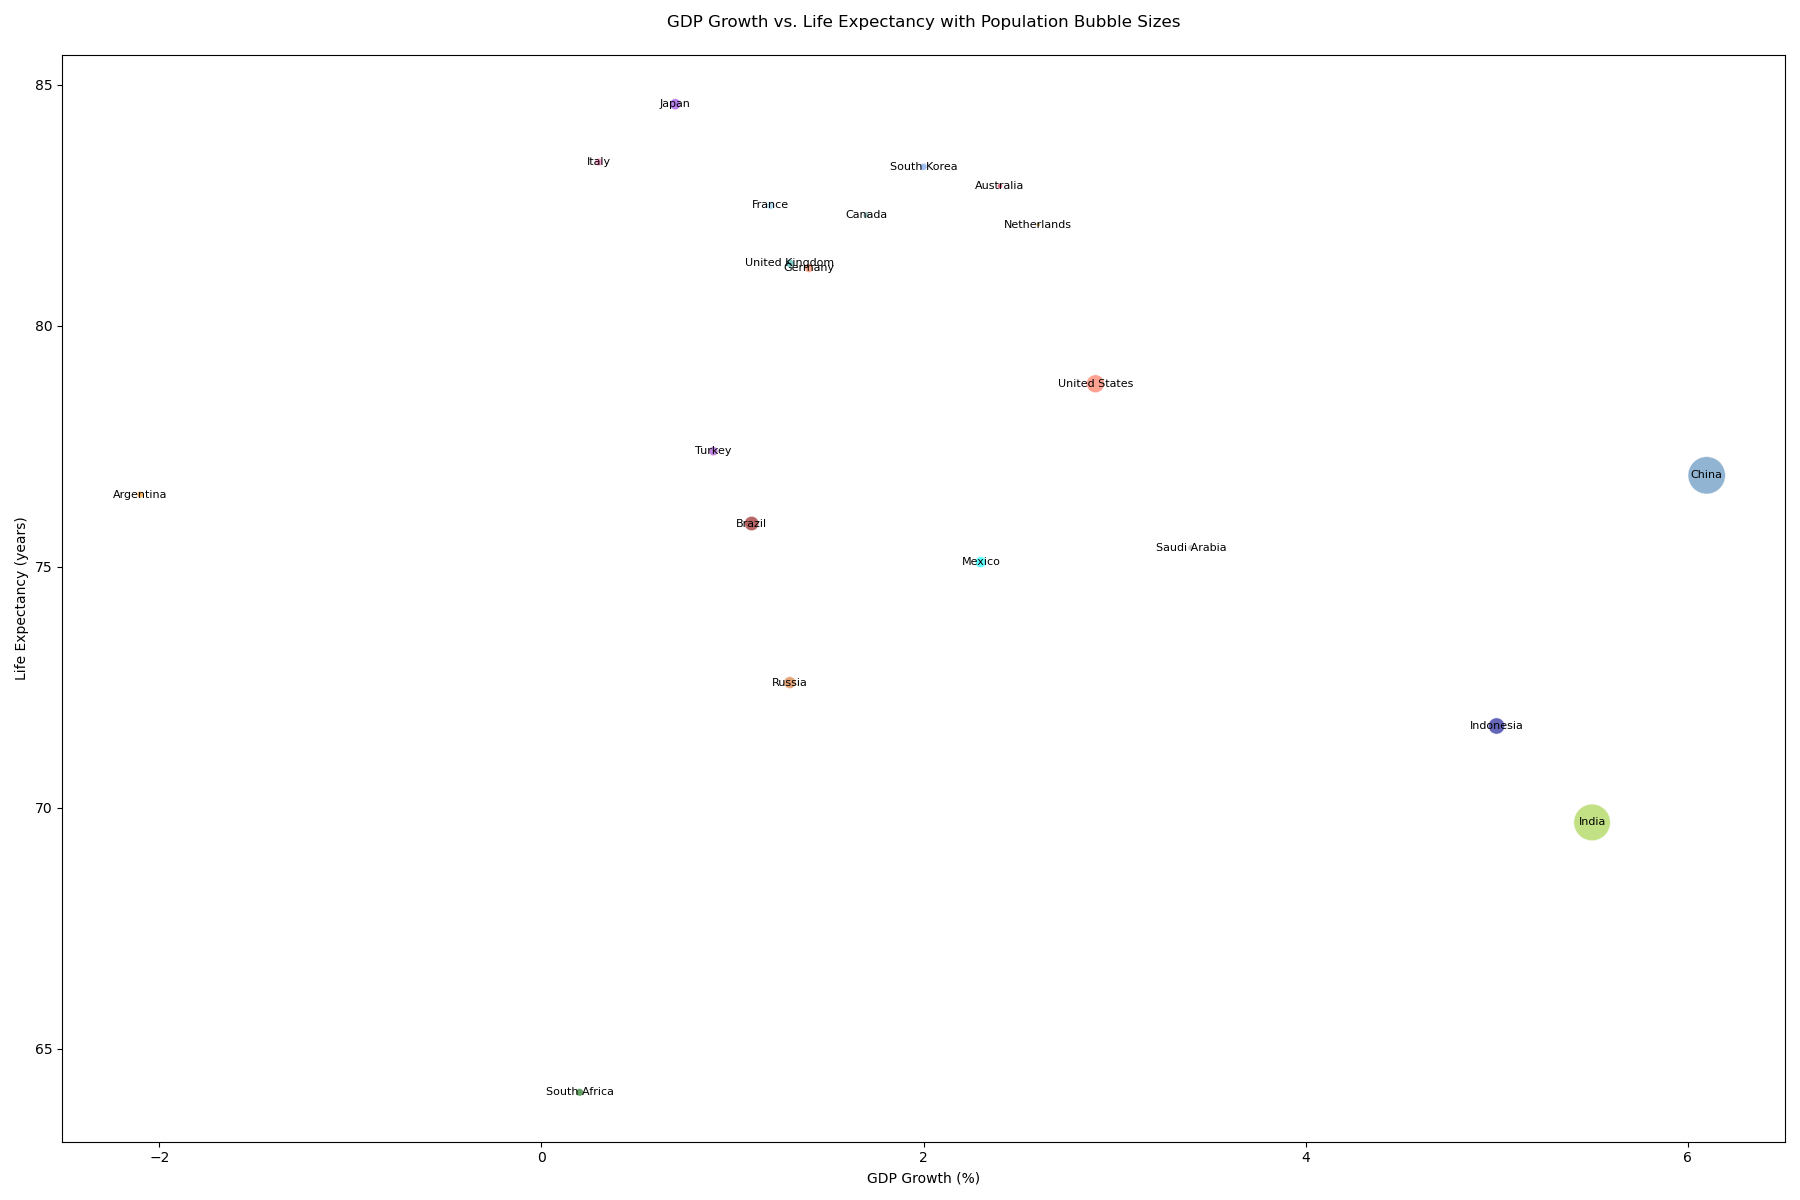

Python code for this plot:

import matplotlib.pyplot as plt

countries = ['United States', 'China', 'India', 'Japan', 'Germany', 'United Kingdom', 'France', 'Brazil', 'Italy', 'Canada', 'Russia', 'South Korea', 'Australia', 'Mexico', 'Indonesia', 'Netherlands', 'Saudi Arabia', 'South Africa', 'Argentina', 'Turkey']
GDP_growth = [2.9, 6.1, 5.5, 0.7, 1.4, 1.3, 1.2, 1.1, 0.3, 1.7, 1.3, 2.0, 2.4, 2.3, 5.0, 2.6, 3.4, 0.2, -2.1, 0.9]
life_expectancy = [78.8, 76.9, 69.7, 84.6, 81.2, 81.3, 82.5, 75.9, 83.4, 82.3, 72.6, 83.3, 82.9, 75.1, 71.7, 82.1, 75.4, 64.1, 76.5, 77.4]
populations = [331, 1441, 1380, 126, 83, 67, 65, 213, 60, 38, 146, 52, 26, 128, 273, 17, 35, 60, 45, 84]

size_factor = 0.5
sizes = [p * size_factor for p in populations]

colors = ['#FF6347', '#4682B4', '#9ACD32', '#8A2BE2', '#FF7F50', '#20B2AA', '#87CEEB', '#8B0000', '#FF69B4', '#5F9EA0', '#D2691E', '#6495ED', '#DC143C', '#00FFFF', '#00008B', '#B8860B', '#A9A9A9', '#006400', '#FF8C00', '#9932CC']

plt.figure(figsize=(18,12))
plt.scatter(GDP_growth, life_expectancy, s=sizes, c=colors, alpha=0.6, edgecolors='w', linewidth=0.5)

plt.title('GDP Growth vs. Life Expectancy with Population Bubble Sizes', pad=20)
plt.xlabel('GDP Growth (%)')
plt.ylabel('Life Expectancy (years)')

for i, country in enumerate(countries):
    plt.text(GDP_growth[i], life_expectancy[i], country, ha='center', va='center', fontsize=8)

plt.tight_layout()
plt.show()
